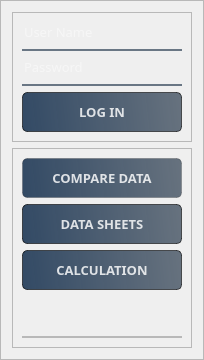
              <widget class="QFrame" name="frame_3">
               <property name="maximumSize">
                <size>
                 <width>250</width>
                 <height>16777215</height>
                </size>
               </property>
               <property name="styleSheet">
                <string notr="true">QFrame#frame_3{
background-color:rgba(0, 0, 0, 150);
border-radius:10px;
}</string>
               </property>
               <property name="frameShape">
                <enum>QFrame::StyledPanel</enum>
               </property>
               <property name="frameShadow">
                <enum>QFrame::Raised</enum>
               </property>
               <layout class="QVBoxLayout" name="verticalLayout">
                <item>
                 <widget class="QFrame" name="frame_8">
                  <property name="frameShape">
                   <enum>QFrame::StyledPanel</enum>
                  </property>
                  <property name="frameShadow">
                   <enum>QFrame::Raised</enum>
                  </property>
                  <layout class="QVBoxLayout" name="verticalLayout_2">
                   <item>
                    <widget class="QLineEdit" name="lineEdit">
                     <property name="minimumSize">
                      <size>
                       <width>160</width>
                       <height>25</height>
                      </size>
                     </property>
                     <property name="font">
                      <font>
                       <family>맑은 고딕</family>
                       <pointsize>10</pointsize>
                       <weight>50</weight>
                       <bold>false</bold>
                      </font>
                     </property>
                     <property name="styleSheet">
                      <string notr="true">background-color:rgba(0, 0, 0, 0);
border:none;
border-bottom:2px solid rgba(105, 118, 132, 255);
color:rgba(255, 255, 255, 230);
padding-bottom:7px;</string>
                     </property>
                     <property name="placeholderText">
                      <string>User Name</string>
                     </property>
                    </widget>
                   </item>
                   <item>
                    <widget class="QLineEdit" name="lineEdit_2">
                     <property name="minimumSize">
                      <size>
                       <width>160</width>
                       <height>25</height>
                      </size>
                     </property>
                     <property name="font">
                      <font>
                       <family>맑은 고딕</family>
                       <pointsize>10</pointsize>
                       <weight>50</weight>
                       <bold>false</bold>
                      </font>
                     </property>
                     <property name="styleSheet">
                      <string notr="true">background-color:rgba(0, 0, 0, 0);
border:none;
border-bottom:2px solid rgba(105, 118, 132, 255);
color:rgba(255, 255, 255, 230);
padding-bottom:7px;</string>
                     </property>
                     <property name="echoMode">
                      <enum>QLineEdit::Password</enum>
                     </property>
                     <property name="placeholderText">
                      <string>Password</string>
                     </property>
                    </widget>
                   </item>
                   <item>
                    <widget class="QPushButton" name="pushButton_4">
                     <property name="enabled">
                      <bool>false</bool>
                     </property>
                     <property name="minimumSize">
                      <size>
                       <width>160</width>
                       <height>40</height>
                      </size>
                     </property>
                     <property name="font">
                      <font>
                       <family>맑은 고딕</family>
                       <pointsize>10</pointsize>
                       <weight>75</weight>
                       <bold>true</bold>
                      </font>
                     </property>
                     <property name="styleSheet">
                      <string notr="true">QPushButton#pushButton_4{	
	background-color: qlineargradient(spread:pad, x1:0, y1:0.505682, x2:1, y2:0.477, stop:0 rgba(20, 47, 78, 219), stop:1 rgba(85, 98, 112, 226));
	color:rgba(255, 255, 255, 210);
	border:1px solid rgba(0, 0, 0, 150);
	border-radius:5px;
}
QPushButton#pushButton_4:hover{	
	background-color: qlineargradient(spread:pad, x1:0, y1:0.505682, x2:1, y2:0.477, stop:0 rgba(40, 67, 98, 219), stop:1 rgba(105, 118, 132, 226));
}
QPushButton#pushButton_4:pressed{
	padding-left:3px;
	padding-top:3px;
	border-top:2px solid rgba(0, 0, 0, 150);
	border-left:2px solid rgba(0, 0, 0, 150);
	border-right:1px solid rgba(0, 0, 0, 150);
	border-bottom:1px solid rgba(0, 0, 0, 150);
	background-color:rgba(105, 118, 132, 200);
}
QPushButton#pushButton_4:disabled{
	color:rbga(100, 100, 100, 255);
}</string>
                     </property>
                     <property name="text">
                      <string>LOG IN</string>
                     </property>
                    </widget>
                   </item>
                  </layout>
                 </widget>
                </item>
                <item>
                 <widget class="QFrame" name="frame_9">
                  <property name="frameShape">
                   <enum>QFrame::StyledPanel</enum>
                  </property>
                  <property name="frameShadow">
                   <enum>QFrame::Raised</enum>
                  </property>
                  <layout class="QVBoxLayout" name="verticalLayout_3">
                   <item>
                    <widget class="QPushButton" name="pushButton">
                     <property name="minimumSize">
                      <size>
                       <width>160</width>
                       <height>40</height>
                      </size>
                     </property>
                     <property name="font">
                      <font>
                       <family>맑은 고딕</family>
                       <pointsize>10</pointsize>
                       <weight>75</weight>
                       <bold>true</bold>
                      </font>
                     </property>
                     <property name="styleSheet">
                      <string notr="true">QPushButton#pushButton{	
	background-color: qlineargradient(spread:pad, x1:0, y1:0.505682, x2:1, y2:0.477, stop:0 rgba(20, 47, 78, 219), stop:1 rgba(85, 98, 112, 226));
	color:rgba(255, 255, 255, 210);
	border:1px solid rgba(0, 0, 0, 50);
	border-radius:5px;
}
QPushButton#pushButton:hover{	
	background-color: qlineargradient(spread:pad, x1:0, y1:0.505682, x2:1, y2:0.477, stop:0 rgba(40, 67, 98, 219), stop:1 rgba(105, 118, 132, 226));
}
QPushButton#pushButton:pressed{
	padding-left:3px;
	padding-top:3px;
	border-top:2px solid rgba(0, 0, 0, 150);
	border-left:2px solid rgba(0, 0, 0, 150);
	border-right:1px solid rgba(0, 0, 0, 150);
	border-bottom:1px solid rgba(0, 0, 0, 150);
	background-color:rgba(105, 118, 132, 200);
}
</string>
                     </property>
                     <property name="text">
                      <string>COMPARE DATA</string>
                     </property>
                    </widget>
                   </item>
                   <item>
                    <widget class="QPushButton" name="pushButton_2">
                     <property name="enabled">
                      <bool>true</bool>
                     </property>
                     <property name="minimumSize">
                      <size>
                       <width>160</width>
                       <height>40</height>
                      </size>
                     </property>
                     <property name="font">
                      <font>
                       <family>맑은 고딕</family>
                       <pointsize>10</pointsize>
                       <weight>75</weight>
                       <bold>true</bold>
                      </font>
                     </property>
                     <property name="styleSheet">
                      <string notr="true">QPushButton#pushButton_2{	
	background-color: qlineargradient(spread:pad, x1:0, y1:0.505682, x2:1, y2:0.477, stop:0 rgba(20, 47, 78, 219), stop:1 rgba(85, 98, 112, 226));
	color:rgba(255, 255, 255, 210);
	border:1px solid rgba(0, 0, 0, 150);
	border-radius:5px;
}
QPushButton#pushButton_2:hover{	
	background-color: qlineargradient(spread:pad, x1:0, y1:0.505682, x2:1, y2:0.477, stop:0 rgba(40, 67, 98, 219), stop:1 rgba(105, 118, 132, 226));
}
QPushButton#pushButton_2:pressed{
	padding-left:3px;
	padding-top:3px;
	border-top:2px solid rgba(0, 0, 0, 150);
	border-left:2px solid rgba(0, 0, 0, 150);
	border-right:1px solid rgba(0, 0, 0, 150);
	border-bottom:1px solid rgba(0, 0, 0, 150);
	background-color:rgba(105, 118, 132, 200);
}</string>
                     </property>
                     <property name="text">
                      <string>DATA SHEETS</string>
                     </property>
                    </widget>
                   </item>
                   <item>
                    <widget class="QPushButton" name="pushButton_3">
                     <property name="enabled">
                      <bool>false</bool>
                     </property>
                     <property name="minimumSize">
                      <size>
                       <width>160</width>
                       <height>40</height>
                      </size>
                     </property>
                     <property name="font">
                      <font>
                       <family>맑은 고딕</family>
                       <pointsize>10</pointsize>
                       <weight>75</weight>
                       <bold>true</bold>
                      </font>
                     </property>
                     <property name="styleSheet">
                      <string notr="true">QPushButton#pushButton_3{	
	background-color: qlineargradient(spread:pad, x1:0, y1:0.505682, x2:1, y2:0.477, stop:0 rgba(20, 47, 78, 219), stop:1 rgba(85, 98, 112, 226));
	color:rgba(255, 255, 255, 210);
	border:1px solid rgba(0, 0, 0, 150);
	border-radius:5px;
}
QPushButton#pushButton_3:hover{	
	background-color: qlineargradient(spread:pad, x1:0, y1:0.505682, x2:1, y2:0.477, stop:0 rgba(40, 67, 98, 219), stop:1 rgba(105, 118, 132, 226));
}
QPushButton#pushButton_3:pressed{
	padding-left:3px;
	padding-top:3px;
	border-top:2px solid rgba(0, 0, 0, 150);
	border-left:2px solid rgba(0, 0, 0, 150);
	border-right:1px solid rgba(0, 0, 0, 150);
	border-bottom:1px solid rgba(0, 0, 0, 150);
	background-color:rgba(105, 118, 132, 200);
}
QPushButton#pushButton_3:disabled{
	color:rbga(10, 10, 10, 255);
}</string>
                     </property>
                     <property name="text">
                      <string>CALCULATION</string>
                     </property>
                    </widget>
                   </item>
                   <item>
                    <spacer name="verticalSpacer">
                     <property name="orientation">
                      <enum>Qt::Vertical</enum>
                     </property>
                     <property name="sizeHint" stdset="0">
                      <size>
                       <width>20</width>
                       <height>40</height>
                      </size>
                     </property>
                    </spacer>
                   </item>
                   <item>
                    <widget class="QFrame" name="frame_20">
                     <property name="minimumSize">
                      <size>
                       <width>0</width>
                       <height>0</height>
                      </size>
                     </property>
                     <property name="maximumSize">
                      <size>
                       <width>16777215</width>
                       <height>16777215</height>
                      </size>
                     </property>
                     <property name="frameShape">
                      <enum>QFrame::StyledPanel</enum>
                     </property>
                     <property name="frameShadow">
                      <enum>QFrame::Raised</enum>
                     </property>
                     <layout class="QVBoxLayout" name="verticalLayout_15">
                      <property name="spacing">
                       <number>0</number>
                      </property>
                      <property name="topMargin">
                       <number>0</number>
                      </property>
                      <property name="rightMargin">
                       <number>0</number>
                      </property>
                      <property name="bottomMargin">
                       <number>0</number>
                      </property>
                     </layout>
                    </widget>
                   </item>
                  </layout>
                 </widget>
                </item>
               </layout>
              </widget>
